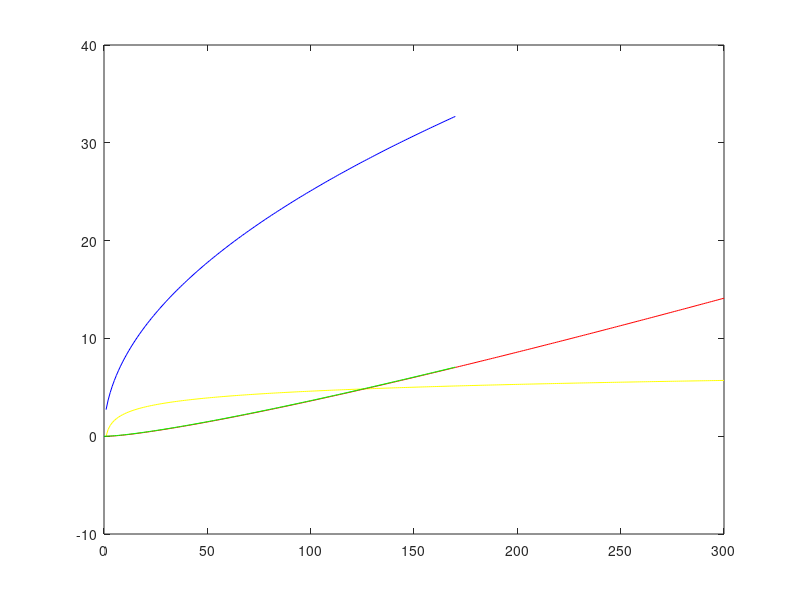

Here is the MATLAB script that generated this plot:
tt = 0 : 300 ;                     
real = tt;
appr = tt;
erro = tt;
for i = 1 : size(tt , 2)
    n = tt(i);
    real(i) = log( factorial(n) );
    appr(i) = n*log(n) - n;
    erro(i) = factorial(n) / exp( n*log(n) - n ) ;
%     erro(i) = factorial(n) / exp( n*log(n) - n ) ;
end
plot( tt , erro , 'b' , tt , log(tt) , 'y', tt , appr/100 , 'r' ,tt, real/100 , 'g');
% plot(tt, real, tt, appr);